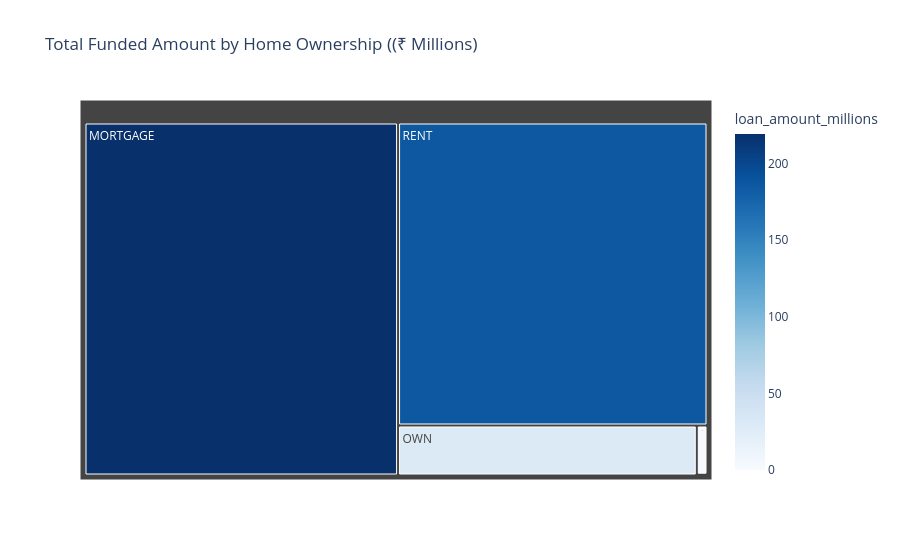

The notebook cell this image was saved under:
### Markdown cell above
### Home Ownership by Total Funded Amount

### Code cell
home_funding = df.groupby('home_ownership')['loan_amount'].sum().reset_index()
home_funding['loan_amount_millions'] = home_funding['loan_amount'] / 1000000

fig = px.treemap(
    home_funding,
    path=['home_ownership'],
    values='loan_amount_millions',
    color='loan_amount_millions',
    color_continuous_scale='Blues',
    title='Total Funded Amount by Home Ownership ((₹ Millions)'
)

fig.show()

### Figure 1 — Plotly figure (JSON) as saved in the notebook; plotly's stock layout.template omitted (floating-point values rounded to 4 significant figures)
{"data": [{"branchvalues": "total", "customdata": [[219.3], [0.0168], [1.045], [29.6], [185.8]], "domain": {"x": [0, 1], "y": [0, 1]}, "hovertemplate": "labels=%{label}<br>loan_amount_millions_sum=%{value}<br>parent=%{parent}<br>id=%{id}<br>loan_amount_millions=%{color}<extra></extra>", "ids": ["MORTGAGE", "NONE", "OTHER", "OWN", "RENT"], "labels": ["MORTGAGE", "NONE", "OTHER", "OWN", "RENT"], "marker": {"coloraxis": "coloraxis", "colors": [219.3, 0.0168, 1.045, 29.6, 185.8]}, "name": "", "parents": ["", "", "", "", ""], "type": "treemap", "values": [219.3, 0.0168, 1.045, 29.6, 185.8]}], "layout": {"coloraxis": {"colorbar": {"title": {"text": "loan_amount_millions"}}, "colorscale": [[0, "rgb(247,251,255)"], [0.125, "rgb(222,235,247)"], [0.25, "rgb(198,219,239)"], [0.375, "rgb(158,202,225)"], [0.5, "rgb(107,174,214)"], [0.625, "rgb(66,146,198)"], [0.75, "rgb(33,113,181)"], [0.875, "rgb(8,81,156)"], [1, "rgb(8,48,107)"]]}, "legend": {"tracegroupgap": 0}, "title": {"text": "Total Funded Amount by Home Ownership ((₹ Millions)"}}}
